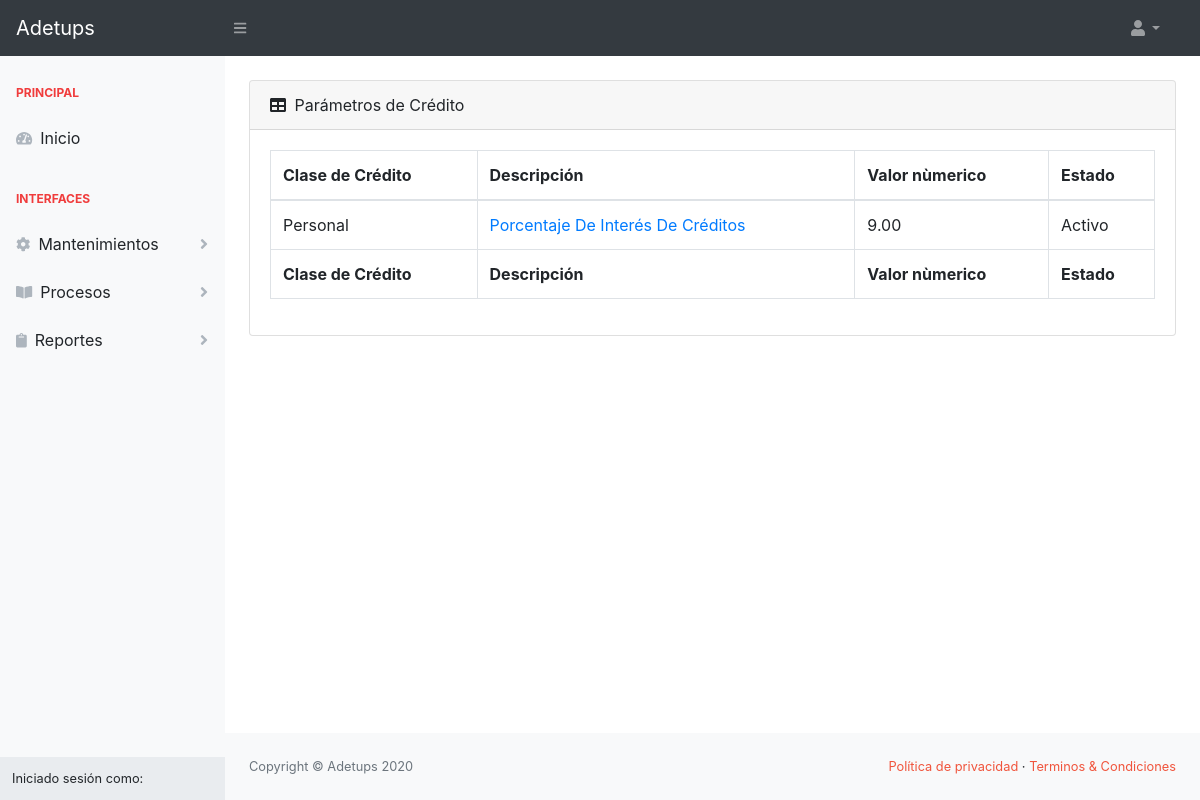
/asistente/parametrolist/, run on an earlier commit of the app's database.
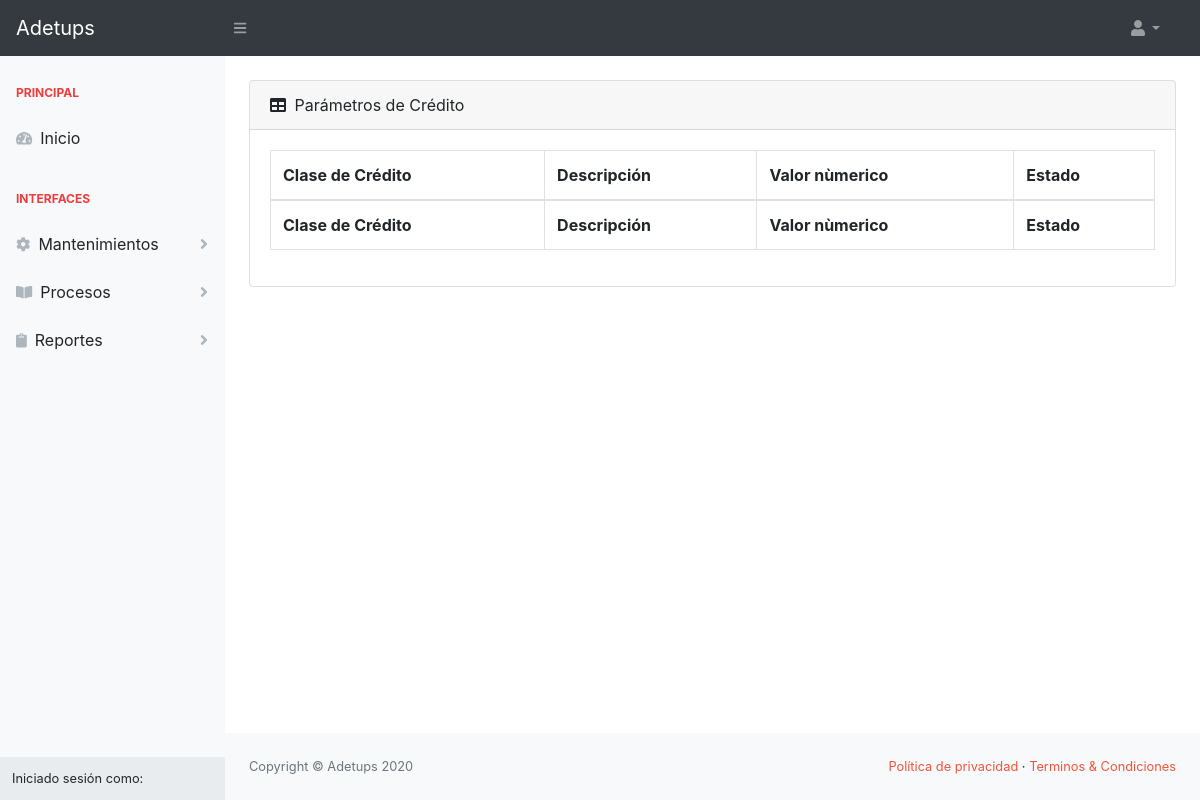
And on a later commit of the database.
### sistema/models.py (models this page shows)
class Parametro(models.Model):
    clasecredito = models.ForeignKey(ClaseCredito, models.CASCADE)
    descripcion = models.CharField(max_length=100)  # Field name made lowercase.
    valorcaracter = models.CharField(max_length=200)  # Field name made lowercase.
    valornumerico = models.DecimalField(max_digits=9, decimal_places=2)  # Field name made lowercase.
    estado = models.BooleanField(default=False)  # Field name made lowercase.

class ClaseCredito(models.Model):
    descripcion = models.CharField(max_length=30, blank=True, null=True)
    valdesde = models.DecimalField(max_digits=6, decimal_places=2, blank=True, null=True)  # Field name made lowercase.
    valhasta = models.DecimalField(max_digits=6, decimal_places=2, blank=True, null=True)  # Field name made lowercase.
    autorizacion = models.BooleanField(default=True, blank=True, null=True)  # Field name made lowercase.
    estado = models.CharField(max_length=10, blank=True, null=True)  # Field name made lowercase.
    plazomax = models.SmallIntegerField(blank=True, null=True)  # Field name made lowercase.
    porcentaje_interes = models.DecimalField(max_digits=4, decimal_places=2, blank=True,
                                             null=True)  # Field name made lowercase.
    tiempo_minimo_servicio = models.IntegerField(blank=True, null=True)
    garante = models.BooleanField(default=True, blank=True, null=True)  # Field name made lowercase.

### asistente/views.py (the view)
# urls.py: path('parametrolist/', ParametroListView.as_view(), name="parametrolist"),
class ParametroListView(ListView):
    model = Parametro
    template_name = 'asistente/parametro_list.html'

### asistente/templates/asistente/parametro_list.html (shortened to what this page needs)
{% extends 'asistente/index.html' %}
{% block content %}
    <div class="card mb-4 mt-4">
        <div class="card-header">
            <div class="row">
                <div class="col-6">
                    <i class="fas fa-table mr-1"></i>
                    Parámetros de Crédito
                </div>
            </div>
        </div>
        <div class="card-body">
            <div class="table-responsive">
                <table class="table table-bordered" id="dataTable" width="100%" cellspacing="0">
                    <thead>
                    <tr>
                        <th>Clase de Crédito</th>
                        <th>Descripción</th>
                        <th>Valor nùmerico</th>
                        <th>Estado</th>
                    </tr>
                    </thead>
                    <tfoot>
                    <tr>
                        <th>Clase de Crédito</th>
                        <th>Descripción</th>
                        <th>Valor nùmerico</th>
                        <th>Estado</th>
                    </tr>
                    </tfoot>
                    <tbody>
                    {% for parametro in object_list %}
                        <tr>
                            <td>{{ parametro.clasecredito.descripcion|title }}</td>
                            <td>
                                <a href="{% url 'asistente:parametrodetail' parametro.id %}">{{ parametro.descripcion|title }}</a>
                            </td>
                            <td>{{ parametro.valornumerico }}</td>
                            <td>
                                {% if parametro.estado is True %} Activo
                                {% elif parametro.estado is False %}
                                    Inactivo
                                {% endif %}
                            </td>
                        </tr>
                    {% endfor %}
                    </tbody>
                </table>
            </div>
        </div>
    </div>
{% endblock %}

What changed in the data, as far as the page shows it:
removed Parametro: clasecredito.descripcion "Personal", descripcion "Porcentaje De Interés De Créditos", valornumerico "9.00", estado "Activo"
